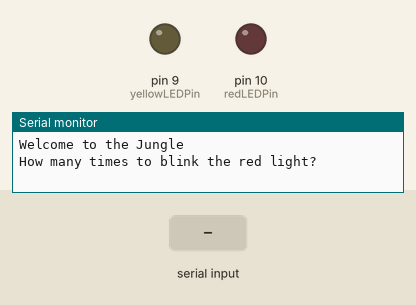
This sketch was run on a simulated Arduino Uno, built with avr-gcc and run on an emulated ATmega328P. On the bench: output pins drawn as LEDs (lit = HIGH), the last lines printed to the serial monitor. Dashed ring = blinking. The test bench sets the inputs (shaded band).

Above: at 0.8 s.
0.9 s: "90,45\n" received over Serial
At 1.4 s:
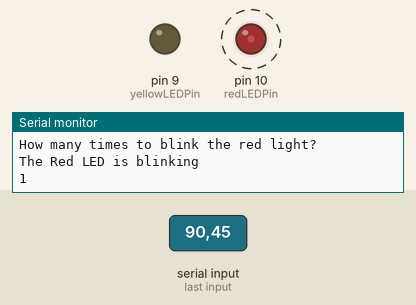
Timing chart, 0 to 9.9 s (numbered marks = the images above; inputs shaded):
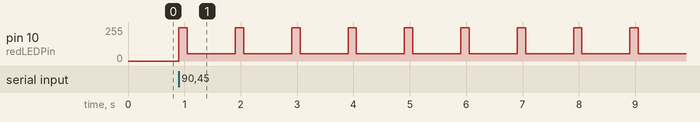

The sketch:

analogWrite.ino
```cpp
int yellowLEDPin = 9;
int redLEDPin = 10;
int redOnTime = 150;
int redOffTime = 850;
int yellowOnTime = 450;
int yellowOffTime = 550;
int redBlink;
int yellowBlink;
String redMessage = "The Red LED is blinking";

void setup() {
  Serial.begin(9600);
  pinMode(yellowLEDPin,OUTPUT);
  pinMode(redLEDPin,OUTPUT);
  String s1 = "Welcome to ";
  String s2 = "the Jungle";
  String s3 = s1 + s2;
  Serial.println(s3);
  Serial.println("How many times to blink the red light?");
  while(Serial.available()==0){ }
  redBlink = Serial.parseInt();
}

void loop() {
  Serial.println(redMessage);
  for(int j=1; j <=redBlink; j=j+1){

    Serial.println(j);
    analogWrite(redLEDPin, 250);
    delay(redOnTime);
    analogWrite(redLEDPin, 55);
    delay(redOffTime);
  }
  Serial.println(" ");

  analogWrite(yellowLEDPin, 210);
  delay(yellowOnTime);
  digitalWrite(yellowLEDPin, 10);
  delay(yellowOffTime);

}
```

Measured:
- after the input at 0.9 s, pin 10 (redLEDPin): alternates 250/255 for 0.15 s and 55/255 for 0.85 s, starting at once
